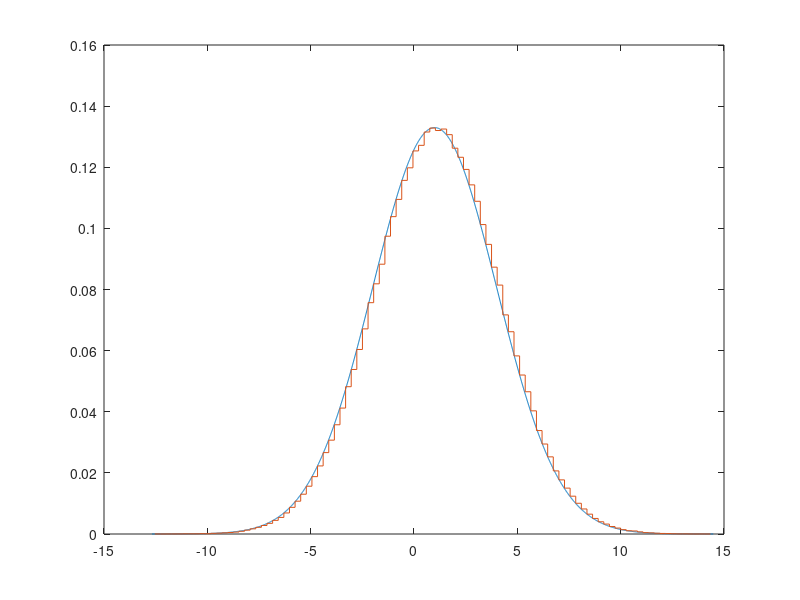

Reproduce this figure in MATLAB.
pkg load statistics

n = 10^6;
m = 10^2;

% normal distribution
mu = 1;
sigma = 3;


rndNorm = normrnd(mu, sigma, n, 1);
[nn, xx] = hist(rndNorm, m);
delta = (max(rndNorm) - min(rndNorm)) / m;
nn = nn / n / delta;
[xs, ys] = stairs(xx, nn);

Xs = min(rndNorm):0.01:max(rndNorm);
Ys = normpdf(Xs, mu, sigma);
plot(Xs, Ys, xs, ys);

n = 10^4;
m = 22;
k = 10^3;

gamma = 0.95;
npass = 0;
for check = 1:k
    rndNorm = normrnd(mu, sigma, n, 1);
    rndEx = mean(rndNorm);
    rndSigma = std(rndNorm);
    ah = min(rndNorm);
    bh = max(rndNorm);
    l = ah;
    step = (bh - ah) / m;
    [nn, xx] = hist(rndNorm, m);
    chi2 = 0;
    for j = 1:m
        pj0 = normcdf(l + step, rndEx, rndSigma) - normcdf(l, rndEx, rndSigma);
        chi2 += (nn(j) - n * pj0)^2 / (n * pj0);
        l += step;
    endfor
    npass = npass + (chi2 >= chi2inv(gamma, m - 3));
endfor

printf("Expected alpha: %f\n", 1 - gamma);
printf("Test alpha: %f\n", npass / k);